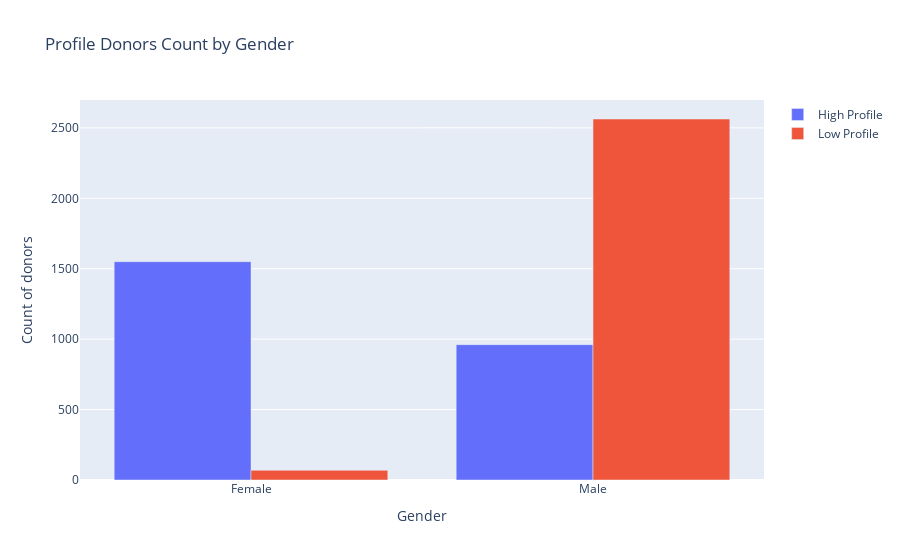

Notebook code for this chart:
### Code cell
fig = go.Figure(data=[
    go.Bar(name='High Profile', x=best_by_gender["gender"], y=best_by_gender["total_donations_per_donor"]),
    go.Bar(name='Low Profile', x=worst_by_gender["gender"], y=worst_by_gender["total_donations_per_donor"])
])
fig.update_layout(
    title="Profile Donors Count by Gender",
    xaxis_title="Gender",
    yaxis_title="Count of donors")
fig.show()

### Figure 1 — Plotly figure (JSON) as saved in the notebook; plotly's stock layout.template omitted (floating-point values rounded to 4 significant figures)
{"data": [{"name": "High Profile", "type": "bar", "x": ["Female", "Male"], "y": [1550, 961]}, {"name": "Low Profile", "type": "bar", "x": ["Female", "Male"], "y": [69, 2563]}], "layout": {"title": {"text": "Profile Donors Count by Gender"}, "xaxis": {"title": {"text": "Gender"}}, "yaxis": {"title": {"text": "Count of donors"}}}}
